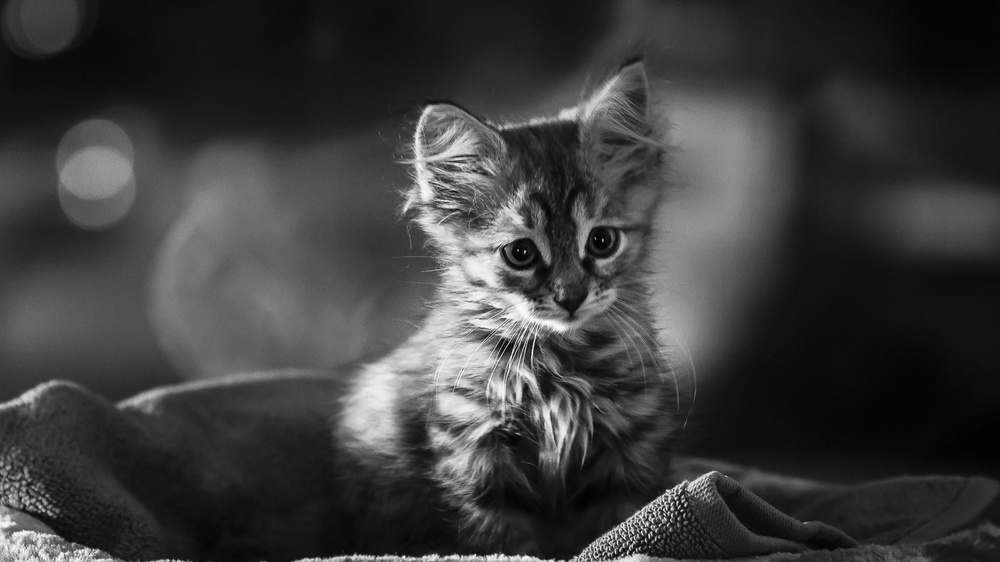
#> input picture assets/cat.jpg, 1000 x 562 px, shrunk from 1920 x 1080 before the run
$ python ex3.py
#> lines starting #> are read from the running program, lines starting #| are printed output that depends on the picture
import pathlib
from PIL import Image
import numpy as np
import math
from tqdm import tqdm
import cv2
import random

script_location = pathlib.Path(__file__)
assets = script_location.parent.joinpath("../assets/")
results = script_location.parent.joinpath("../results/")

CAT = Image.open(assets.joinpath("cat.jpg"))
#> CAT is the input picture: PIL image 1000x562 RGB; min 0, max 255, mean 60


# [4 lines of commented-out code are left out]


def is_contaminated(percent):
    return random.randrange(100) < percent


def add_salt_and_pepper_noise(img, contamination_percentage):
#> called with contamination_percentage = 0.1
    i = img.convert('L')
    width, height = i.size
#> width = 1000; height = 562

    for w in tqdm(range(width)):
        for h in range(height):
            if is_contaminated(contamination_percentage/2):
                i.putpixel((w, h), 255)
            if is_contaminated(contamination_percentage/2):
                i.putpixel((w, h), 0)
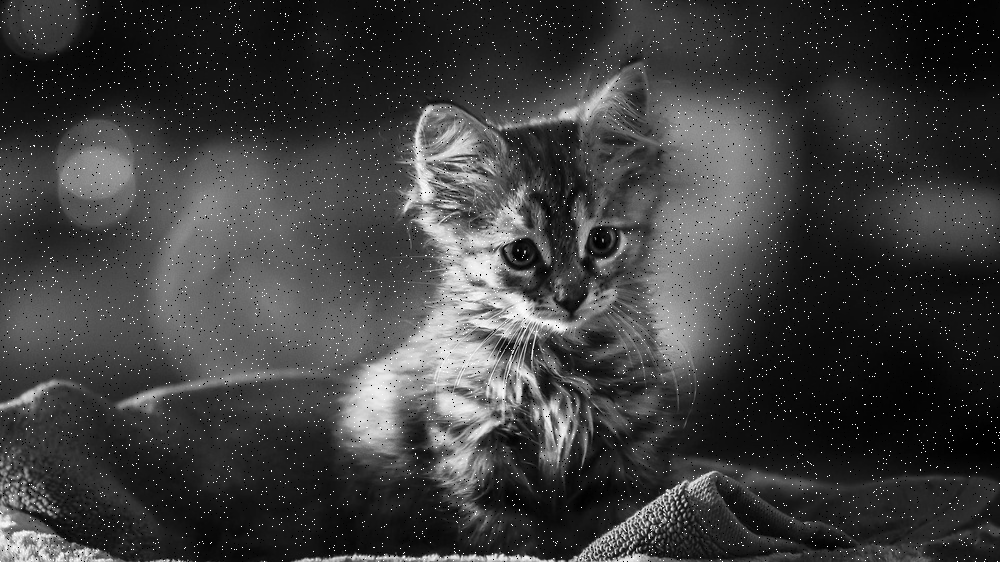
#> i: PIL image 1000x562 L; min 0, max 255, mean 61.4

    return i


img = add_salt_and_pepper_noise(CAT, 0.1)
img.save(results.joinpath('cat-salt_and_pepper.jpg'))
print()
